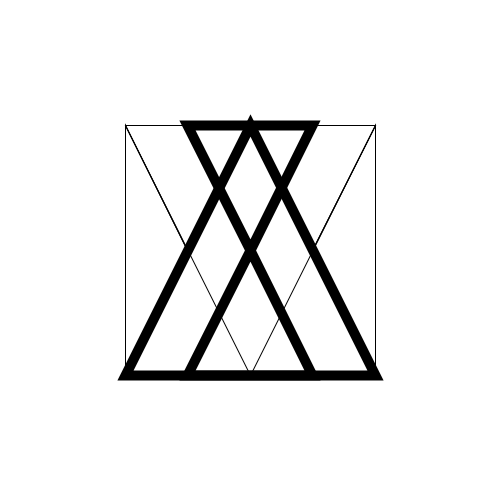
Frame 1 (no input)
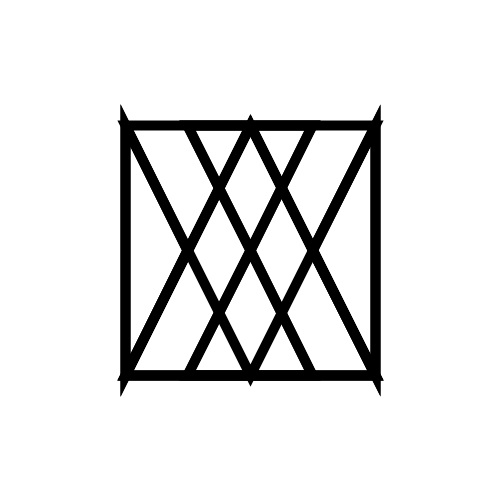
Frame 2 (the mouse pressed at the canvas centre, redrawn once)

The Processing sketch that drew these frames (run headless with seeded random() and noise(); the mouse was pressed at the canvas centre and the sketch redrawn once):

// Processing sketch: processing_86332
// ── processing_86332.pde

void setup ()
{
 
 size(500,500);
background(#FFFFFF);
noLoop();
  
}

void draw ()

{
noFill();


triangle(125,375,250,125,375,375);

triangle (125,125,250,375,375,125); 

triangle(187.5,250,125,125,125,375);
triangle(312.5,250,375,125,375,375);


triangle(187.5,250,125,125,125,375);
triangle(312.5,250,375,125,375,375);
strokeWeight(10);  
triangle(187.5,125,250,250,312.5,125);
triangle(187.5,375,250,250,312.5,375);



triangle(125,375,250,125,375,375);

 
 
  
}
